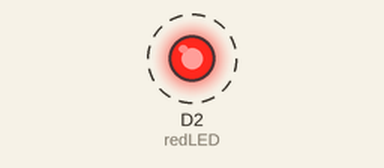
This sketch was run on a simulated ESP8266 (NodeMCU). On the bench: output pins drawn as LEDs (lit = HIGH). Dashed ring = blinking.

Above: at 0.5 s.
Timing chart, 0 to 4.6 s (numbered marks = the images above):
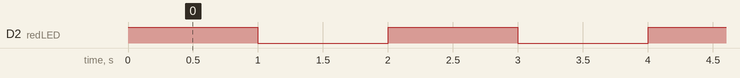

Measured:
- by itself, D2 (redLED): alternates HIGH for 1.0 s and LOW for 1.0 s

The sketch:

mod-led.ino
```cpp
// Author JH
// this code is used for testing a LED to simulate a signal to a 5V 2-channel relay module with the Particle Photon


int redLED = D2;

void setup() {


  pinMode(redLED, OUTPUT);

}


void loop() {
 // turn led on
  digitalWrite(redLED, HIGH);

  // leave on for 1 second
  delay(1000);

  // turn led off
  digitalWrite(redLED, LOW);

  // Wait 1 second
  delay(1000);

}
```
